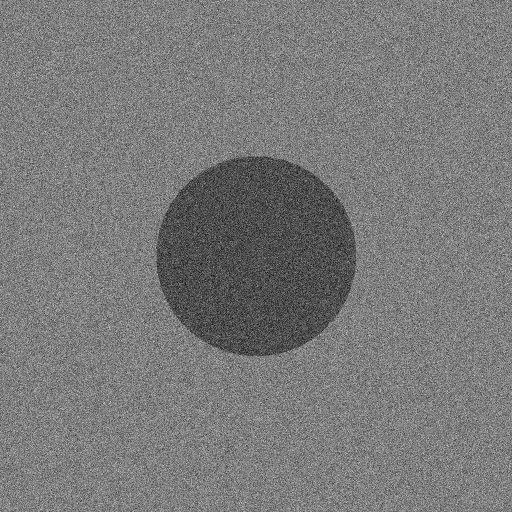
#> input picture data/lunar_surface_raw.jpg, 1024 x 1024 px (shown at 1/2 size)
$ python data_pipeline.py
#> lines starting #> are read from the running program, lines starting #| are printed output that depends on the picture
import urllib.request
import ssl
import os
import cv2
import numpy as np

DATA_DIR = os.path.join(os.path.dirname(__file__), "..", "data")
os.makedirs(DATA_DIR, exist_ok=True)

def download_and_prepare_lunar_data():
    """
    Downloads a sample high-res lunar surface image to act as our OHRC source.
    We will artificially downsample and crop it to simulate a TMC and OHRC pair
    for the deep learning pipeline to match.
    """
    # Sample high-res lunar image (Apollo 11 or similar as proxy for OHRC)
    url = "https://upload.wikimedia.org/wikipedia/commons/thumb/e/e0/Apollo_11_lunar_surface.jpg/1024px-Apollo_11_lunar_surface.jpg"
    img_path = os.path.join(DATA_DIR, "lunar_surface_raw.jpg")

    if not os.path.exists(img_path):
        print("Generating synthetic lunar image...")
        # Create a base terrain with some noise and craters
        y, x = np.ogrid[-512:512, -512:512]
        img = np.zeros((1024, 1024), dtype=np.float32)

        # Add random noise (regolith)
        noise = np.random.normal(128, 40, (1024, 1024))

        # Add a crater
        crater_mask = (x**2 + y**2) < 200**2

        img = np.clip(noise - crater_mask * 50, 0, 255).astype(np.uint8)
        cv2.imwrite(img_path, img)
    img = cv2.imread(img_path, cv2.IMREAD_GRAYSCALE)
#> img is the input picture: shape (1024, 1024); min 0, max 255, mean 121.5
    if img is None:
        raise ValueError("Failed to load image.")

    # 1. Simulate TMC (Medium Resolution, wide FOV)
    # Resize to 256x256
    tmc_img = cv2.resize(img, (256, 256), interpolation=cv2.INTER_AREA)
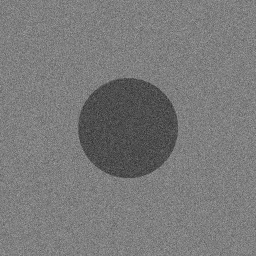
#> tmc_img: shape (256, 256); min 42, max 178, mean 121.5
    tmc_path = os.path.join(DATA_DIR, "tmc_sample.png")
    cv2.imwrite(tmc_path, tmc_img)

    # 2. Simulate OHRC (High Resolution, narrow FOV cropped from center)
    # Crop a 100x100 region from the center of the original high-res image
    h, w = img.shape
#> h = 1024; w = 1024
    center_y, center_x = h // 2, w // 2
#> center_y = 512; center_x = 512
    crop_size = 100

    ohrc_img = img[center_y - crop_size : center_y + crop_size,
                   center_x - crop_size : center_x + crop_size]
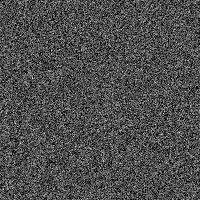
#> ohrc_img: shape (200, 200); min 0, max 250, mean 77.9

    # OHRC is usually larger in pixels even if it covers a smaller area
    ohrc_img = cv2.resize(ohrc_img, (256, 256), interpolation=cv2.INTER_CUBIC)
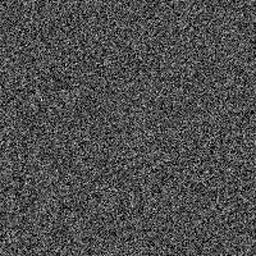
#> ohrc_img: shape (256, 256); min 0, max 236, mean 77.9
    ohrc_path = os.path.join(DATA_DIR, "ohrc_sample.png")
    cv2.imwrite(ohrc_path, ohrc_img)

    print(f"Generated pseudo-TMC (low-res wide FOV) at {tmc_path}")
    print(f"Generated pseudo-OHRC (high-res narrow FOV) at {ohrc_path}")

    return tmc_path, ohrc_path

if __name__ == "__main__":
    download_and_prepare_lunar_data()
